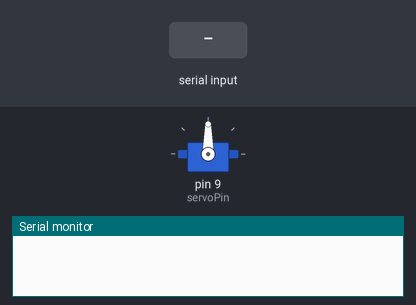
This sketch was run on a simulated Arduino Uno, built with avr-gcc and run on an emulated ATmega328P. Shown: servo, the last lines printed to the serial monitor. Inputs (shaded band) come from the test bench.

Above: at 1.2 s.
1.3 s: "30,150\n" received over Serial
At 1.6 s:
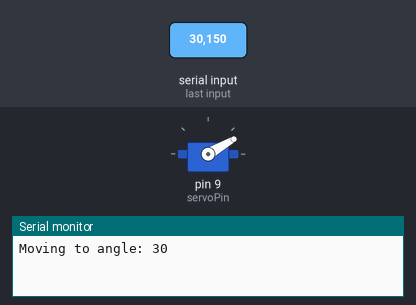
2.8 s: "5\n" received over Serial
At 3.8 s:
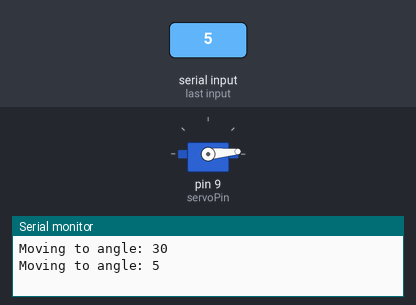
4.3 s: "90,45\n" received over Serial
At 5.1 s:
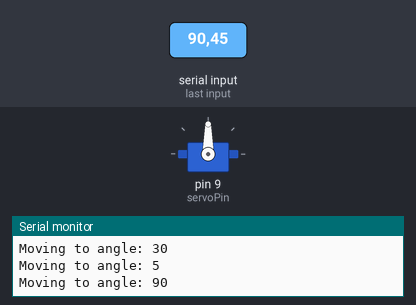
Timing chart, 0 to 7.3 s (numbered marks = the images above; inputs shaded):
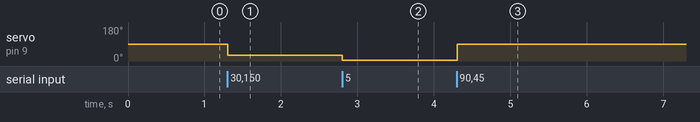

Measured:
- after the input at 1.3 s, servo on pin 9 (servoPin): 90° → 30° at once
- after the input at 2.8 s, servo on pin 9 (servoPin): 30° → 5° at once
- after the input at 4.3 s, servo on pin 9 (servoPin): 5° → 90° at once

The sketch:

ServoSerial.ino
```cpp
#include <Servo.h>

constexpr int servoPin = 9;

Servo myServo;

void setup() {
	myServo.attach(servoPin);
	Serial.begin(9600);
	while (!Serial);
}

void loop() {
	if (Serial.available() > 0) {
		String input = Serial.readStringUntil('\n'); // 改行文字まで読み取り
		int angle = input.toInt(); // 文字列を整数に変換
		if (angle >= 0 && angle <= 180) {
			myServo.write(angle); // サーボを指定された角度に動かす
			Serial.print("Moving to angle: ");
			Serial.println(angle);
		}
	}
}
```
